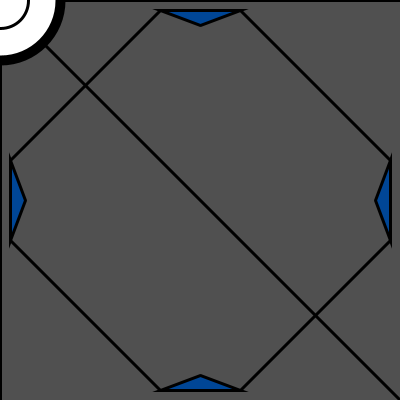
Frame 1 (no input)
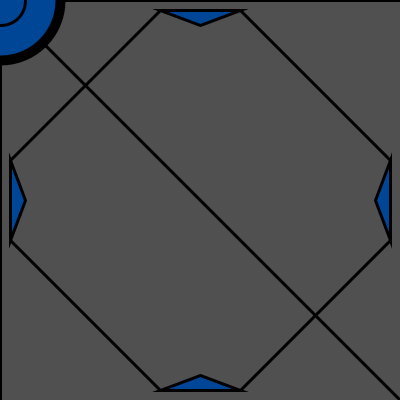
Frame 60 (the mouse pressed at the canvas centre just before this capture)
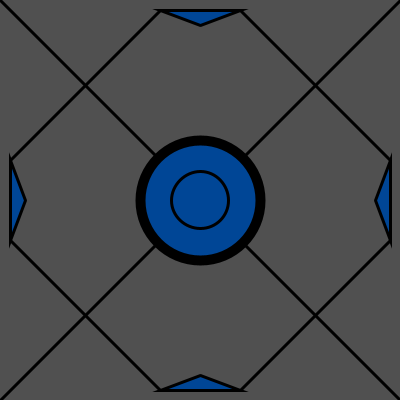
Frame 120 (the mouse held since frame 60 and released just before this capture)

The Processing sketch that drew these frames (run headless with seeded random() and noise(); from frame 60 on, the mouse is pressed at the canvas centre):

// Processing sketch: processing_61398
// ── processing_61398.pde

float r;

void setup(){
  size(400,400);
  background(80,80,80);
  smooth();
  
}

void draw(){
  background(80,80,80);
  
  r = random(50,60);
  
  stroke(0);
  strokeWeight(3);
  line(0,0,mouseX,mouseY); 
  
  stroke(0);
  strokeWeight(3);
  line(400,0,mouseX,mouseY); 
  
  stroke(0);
  strokeWeight(3);
  line(0,400,mouseX,mouseY); 
  
  stroke(0);
  strokeWeight(3);
  line(400,400,mouseX,mouseY); 

  strokeWeight(10);
  ellipse(mouseX,mouseY,120,120);
  strokeWeight(3);
  ellipse(mouseX,mouseY,r,r);
  fill(0,70,150);
  
  
  triangle(160, 10, 200, 25, 240, 10); //ue
  triangle(390, 160, 375, 200, 390, 240); //hidari
  triangle(10, 160, 25, 200, 10, 240); //migi
  triangle(160, 390, 200, 375, 240, 390); //shita
  
  line(10,160,160,10);
  line(240,10,390,160);
  line(390,240,240,390);
  line(160,390,10,240);
	

  


}

  
  
